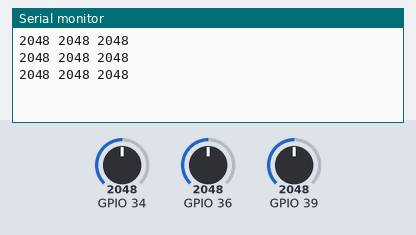
This sketch was run on a simulated ESP32. Shown: the last lines printed to the serial monitor. The test bench sets the inputs (shaded band); at power-on: GPIO 34 = 2048, GPIO 36 = 2048, GPIO 39 = 2048.

Above: at 1.3 s.
1.4 s: GPIO 34 set to 2866
At 1.9 s:
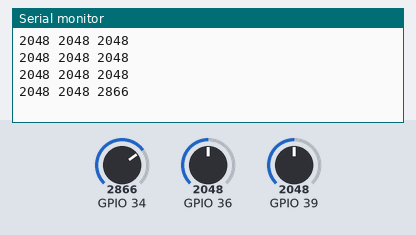
2.9 s: GPIO 36 set to 2866
At 3.4 s:
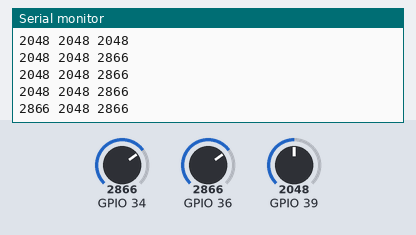
4.4 s: GPIO 39 set to 2866
At 4.9 s:
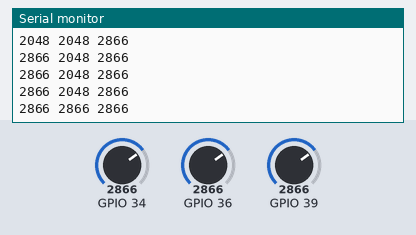
5.9 s: GPIO 34 set to 3603
At 6.4 s:
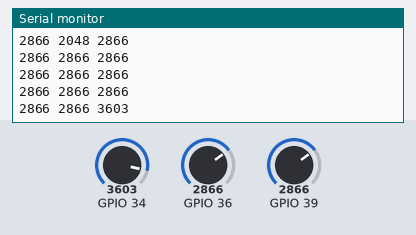
7.4 s: GPIO 36 set to 3603
At 7.9 s:
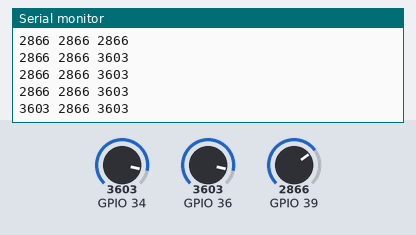
8.9 s: GPIO 39 set to 3603
At 9.4 s:
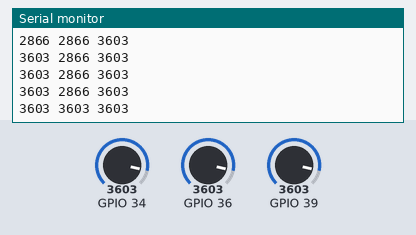
Timing chart, 0 to 11.4 s (numbered marks = the images above; inputs shaded):
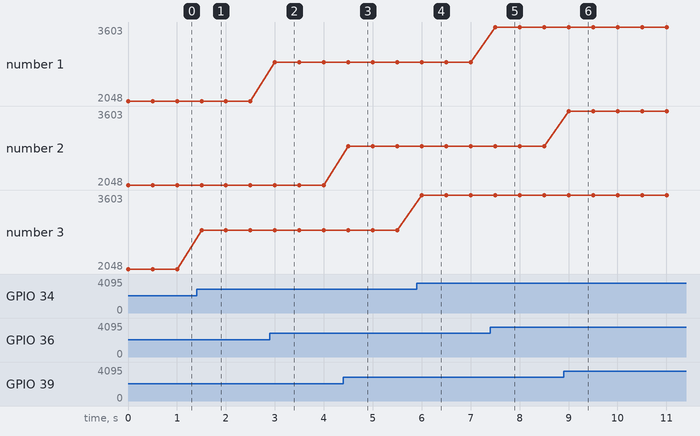

The sketch:

sketch_jun23a.ino
```cpp
void setup()
{
  Serial.begin(9600);
}

void loop()
{

  int value0 = analogRead(36);
  int value1 = analogRead(39);
  int value2 = analogRead(34);
  Serial.print(value0);
  Serial.print(" ");
  Serial.print(value1);
  Serial.print(" ");
  Serial.println(value2);

  delay(500);
}
```

Measured:
- after the input at 1.4 s, the serial monitor: prints a new line after 0.10 s (image 1)
- after the input at 2.9 s, the serial monitor: prints a new line after 0.10 s (image 2)
- after the input at 4.4 s, the serial monitor: prints a new line after 0.10 s (image 3)
- after the input at 5.9 s, the serial monitor: prints a new line after 0.11 s (image 4)
- after the input at 7.4 s, the serial monitor: prints a new line after 0.11 s (image 5)
- after the input at 8.9 s, the serial monitor: prints a new line after 0.11 s (image 6)
- plotted number 3: 2048 → 2866 after the input at 1.4 s, 2866 → 3603 after the input at 5.9 s
